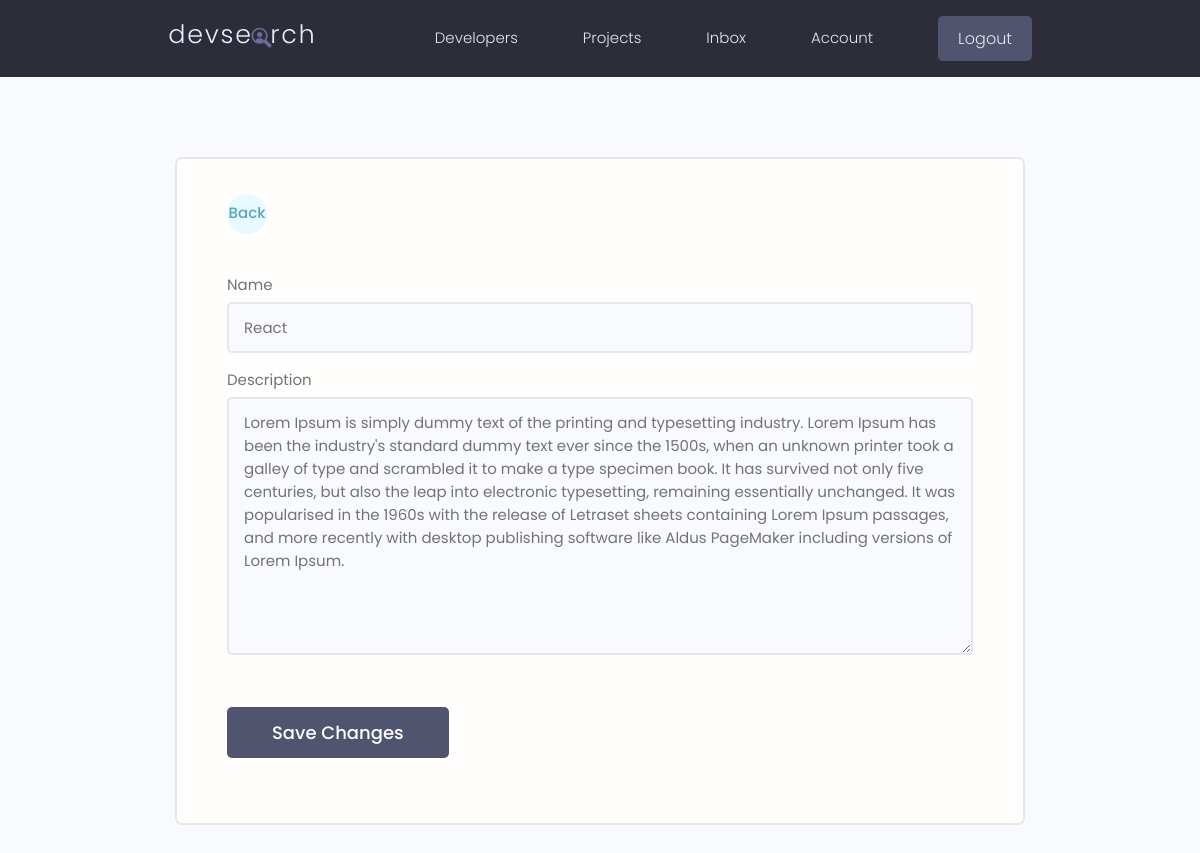
Page /update-skill/8792c4f7-04fe-4958-8e00-db4a83c79f04/ (signed in) on the earlier database version.
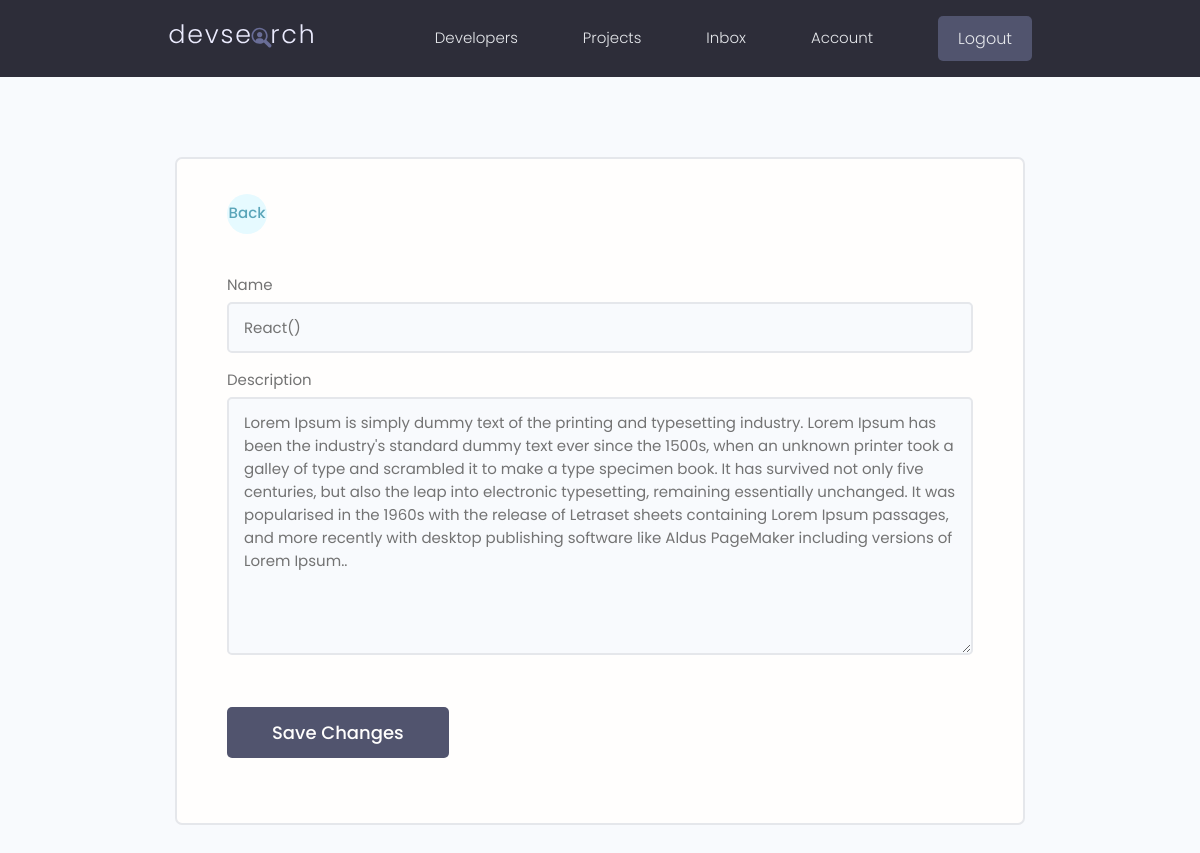
Same page on the later database version.
### users/models.py (models this page shows, shortened)
class Skill(models.Model):
    owner = models.ForeignKey(
        Profile, on_delete=models.CASCADE, null=True, blank=True)
    name = models.CharField(max_length=200, blank=True, null=True)
    description = models.TextField(null=True,blank=True)
    created = models.DateTimeField(auto_now_add=True)
    id = models.UUIDField(default=uuid.uuid4, unique=True,
                          primary_key=True, editable=False)

### users/views.py (the view)
# urls.py: path('update-skill/<str:pk>/', views.updateSkill, name="update-skill"),
@login_required(login_url='login')
def updateSkill(request, pk):
    profile = request.user.profile
    skill = profile.skill_set.get(id=pk)  # Obține abilitatea specifică
    form = SkillForm(instance=skill)  # Populează formularul cu datele existente
    if request.method == 'POST':
        form = SkillForm(request.POST, instance=skill)
        if form.is_valid():
            form.save()  # Salvează modificările
            messages.success(request, 'Skill was updated successfully!')
            return redirect('account')  # Redirecționează către pagina de cont
    context = {'form': form}
    return render(request, 'users/skill_form.html', context)

### users/forms.py
class SkillForm(ModelForm):
    class Meta:
        model = Skill
        fields = '__all__'
        exclude = ['owner']
    def __init__(self, *args, **kwargs):
        super(SkillForm, self).__init__(*args, **kwargs)
        for name, field in self.fields.items():
            field.widget.attrs.update({'class': 'input'})

### users/templates/users/skill_form.html (shortened to what this page needs)
{% extends 'main.html' %}
{% block content %}
<main class="formPage my-xl">
    <div class="content-box">
        <div class="formWrapper">
            <a class="backButton" href="{% url 'account' %}"> Back</a>
            <br>
            <form class="form" method="POST" action="">
                {% for field in form %}
                <div class="form__field">
                    <label for="{{ field.id_for_label }}">{{ field.label }}</label>
                    {{ field }}
                </div>
                {% endfor %}
                <input class="btn btn--sub btn--lg my-md" type="submit" value="Save Changes" />
            </form>
        </div>
    </div>
</main>
{% endblock %}

Differences in the rows shown:
changed Skill: name "React" → "React()"; description "…including versions of Lorem Ipsum." → "…including versions of Lorem Ipsum.."
